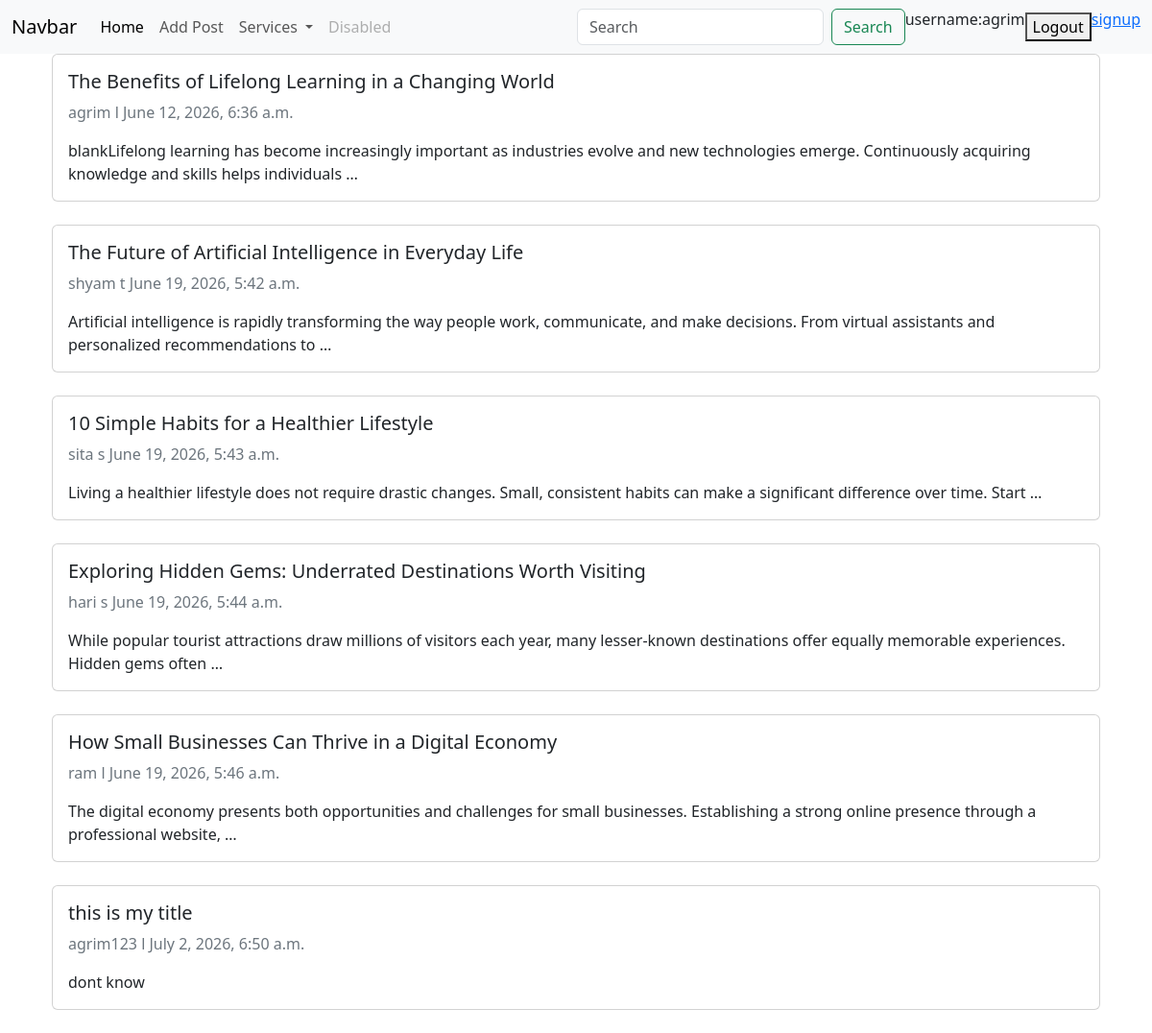
The page /all_post/ (signed in) on the database its author committed.
### firstapp/models.py (models this page shows, shortened)
class Posts(models.Model):
    POST_CHOICES=[
        ('l','literature'),
        ('s','sports'),
        ('t','technology')
    ]
    class Meta:
        verbose_name='Post'
        verbose_name_plural='Posts'
    author=models.CharField(default="unknown", max_length=100)
    category=models.CharField(choices=POST_CHOICES)
    title=models.CharField(max_length=200)
    image_url=models.URLField(null=True, blank=True)
    status=models.CharField(max_length=20)
    content=models.TextField()
    slug=models.CharField(unique=True)
    created_at=models.DateTimeField(auto_now_add=True)
    updated_at=models.DateTimeField(auto_now=True)

### firstapp/views.py (the view)
# urls.py: path('all_post/',views.get_post_view,name='all_post'),
@login_required
def get_post_view(request):
     posts=Posts.objects.all()
     error_message ="something went wrong."
     return render(request, "firstapp/all_post.html", {"posts": posts,"error_message" : error_message})

### firstapp/templates/firstapp/all_post.html
{%extends "firstapp/index.html"%}
{%block content%}
{%if posts%}
{%for post in posts%}
<main class="container">
    <a href="{%url 'post_detail' post.id%}" class="text-decoration-none">
        <div class="card mb-4">
            <div class="card-body">
            <h5 class="card-title">{{post.title}}</h5>
                <p class="text-secondary">
                    <span>{{post.author}}</span>
                    <span>{{post.category}}</span>
                    <span>{{post.created_at}}</span>
                </p>
                 <p class="card-text">{{post.content|truncatewords:20}}</p>
            </div>
        </div>
    </a>
</main>
{%endfor%}
{%else%}
<p>no post available</p>
{{error_message}}
{%endif%}
{%endblock content%}

### firstapp/templates/firstapp/index.html (shortened to what this page needs)
{%load static%}
<!doctype html>
<html lang="en">
  <head>
<link rel="stylesheet" href="{%static 'firstapp/style.css'%}">
    <link href="https://cdn.jsdelivr.net/npm/bootstrap@5.3.8/dist/css/bootstrap.min.css" rel="stylesheet">
  </head>
  <body>
 <nav class="navbar navbar-expand-lg bg-body-tertiary">
  <div class="container-fluid">
    <a class="navbar-brand" href="{%url 'html_view'%}">Navbar</a>
    <div class="collapse navbar-collapse" id="navbarSupportedContent">
      <ul class="navbar-nav me-auto mb-2 mb-lg-0">
        <li class="nav-item">
          <a class="nav-link active" aria-current="page" href="#">Home</a>
        </li>
        <li class="nav-item">
          <a class="nav-link" href="{%url 'create_post'%}">Add Post</a>
        </li>
        <li class="nav-item dropdown">
          <a class="nav-link dropdown-toggle" href="#" role="button" data-bs-toggle="dropdown" aria-expanded="false">
            Services
          </a>
        </li>
        <li class="nav-item">
          <a class="nav-link disabled" aria-disabled="true">Disabled</a>
        </li>
      </ul>
      <form class="d-flex" role="search">
        <input class="form-control me-2" type="search" placeholder="Search" aria-label="Search"/>
        <button class="btn btn-outline-success" type="submit">Search</button>
      </form>
      <p>username:{{user}}</p>
      <form method="post" action={%url 'logout'%}>
        <button type="submit" >
          Logout
        </button>
      <p><a href="{%url 'signup' %}">signup</a></p>
    </div>
  </div>
</nav>
    <main class="container">
        {%block content%}{%endblock content%}
    </main>
</html>

### rows shown on the page
Posts: title "The Benefits of Lifelong Learning in a Changing World", author "agrim", category "l", created_at "June 12, 2026, 6:36 a.m.", content "blankLifelong learning has become increasingly important as industries evolve and new technologies emerge. Continuously acquiring knowledge and skills helps individuals …"
Posts: title "The Future of Artificial Intelligence in Everyday Life", author "shyam", category "t", created_at "June 19, 2026, 5:42 a.m.", content "Artificial intelligence is rapidly transforming the way people work, communicate, and make decisions. From virtual assistants and personalized recommendations to …"
Posts: title "10 Simple Habits for a Healthier Lifestyle", author "sita", category "s", created_at "June 19, 2026, 5:43 a.m.", content "Living a healthier lifestyle does not require drastic changes. Small, consistent habits can make a significant difference over time. Start …"
Posts: title "Exploring Hidden Gems: Underrated Destinations Worth Visiting", author "hari", category "s", created_at "June 19, 2026, 5:44 a.m.", content "While popular tourist attractions draw millions of visitors each year, many lesser-known destinations offer equally memorable experiences. Hidden gems often …"
Posts: title "How Small Businesses Can Thrive in a Digital Economy", author "ram", category "l", created_at "June 19, 2026, 5:46 a.m.", content "The digital economy presents both opportunities and challenges for small businesses. Establishing a strong online presence through a professional website, …"
Posts: title "this is my title", author "agrim123", category "l", created_at "July 2, 2026, 6:50 a.m.", content "dont know"

### other values the page prints
{{ user }} "agrim"
